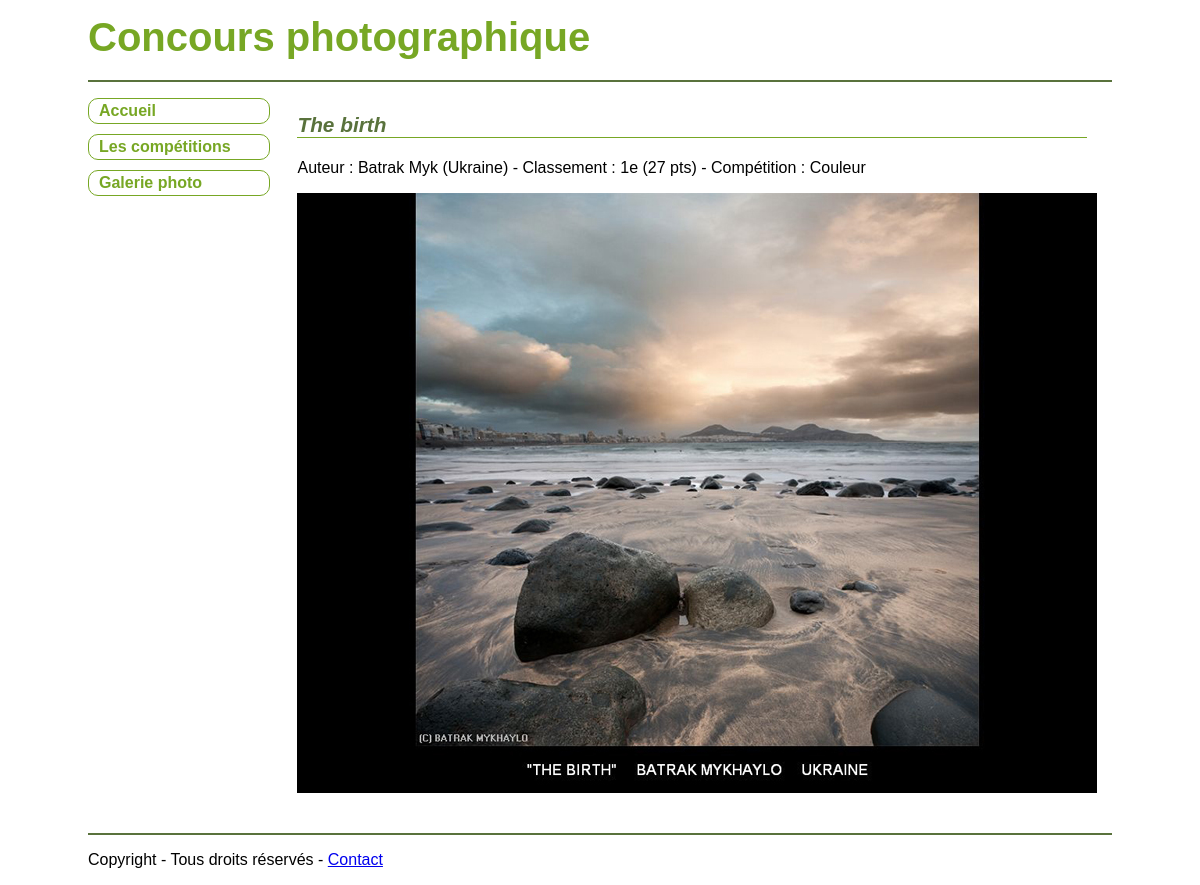
Screenshot of /index.php/C_photo/detail/2 with the database file from the repository.
### tables this page shows
CREATE TABLE `photo` (
  `ID` int(11) NOT NULL,
  `competitionID` int(11) NOT NULL,
  `concurrentID` int(11) NOT NULL,
  `Titre` varchar(255) DEFAULT NULL,
  `NomFichier` varchar(255) NOT NULL,
  `OrdreProjection` int(10) DEFAULT NULL,
  `Total` float DEFAULT NULL,
  `Classement` int(10) DEFAULT NULL
);

CREATE TABLE `concurrent` (
  `ID` int(11) NOT NULL,
  `Nom` varchar(255) NOT NULL,
  `Prenom` varchar(255) DEFAULT NULL,
  `Pays` varchar(255) DEFAULT NULL
);

CREATE TABLE `competition` (
  `ID` int(11) NOT NULL,
  `Nom` varchar(255) NOT NULL,
  `DossierStockage` varchar(255) DEFAULT NULL,
  `Date` date DEFAULT NULL
);

### application/controllers/C_photo.php (called while the page is built, shortened)
<?php
class C_photo extends CI_Controller {
    private $data;
    public function __construct() {
        $this->load->helper("url");
        $this->load->model("M_photo");
    }
    public function detail() {
        $param = $this->uri->segment("3");
        if (isset($param)) {
            $this->data["photo"] = $this->M_photo->select_detail_by_id($param)[0];
            $page["contenu"] = $this->load->view('photos/V_detail_photo', $this->data, true);
            $this->load->view("commun/V_template.php", $page);
        } else {
            $this->index();
        }
    }
}

### index.php (called while the page is built, shortened)
<?php
require_once BASEPATH.'core/CodeIgniter.php';

### application/models/M_photo.php (called while the page is built, shortened)
<?php
class M_photo extends CI_Model {
    public function select_detail_by_id($id) {
        $query = $this->db->select("photo.ID, photo.competitionID, photo.concurrentID, photo.Titre, photo.NomFichier, photo.OrdreProjection, photo.Total, photo.Classement, concurrent.Nom, concurrent.Prenom, concurrent.Pays, competition.Nom as cNom")
                ->from("competition,photo,concurrent")
                ->where("competition.ID = photo.competitionID")
                ->where("photo.concurrentID = concurrent.ID")
                ->where("photo.ID", $id)
                ->order_by("photo.Classement")
                ->get();
        $resultats = $query->result_array();
        return $resultats;
    }
}

### application/views/photos/V_detail_photo.php (the view, shortened to what this page needs)
<article>
    <h1><?php echo $photo["Titre"]; ?></h1>
    <p>Auteur : <?php echo $photo["Nom"]." ".$photo["Prenom"]." (".$photo["Pays"].") - Classement : ".$photo["Classement"]."e (".$photo["Total"]." pts) - Compétition : ".$photo["cNom"]; ?></p>
    <p><img src="<?php echo base_url("assets/images/")."/".$photo["cNom"]."/".$photo["NomFichier"];?>" alt="Concours"  /></p>
</article>

### assets/css/styles.css (style rules this page uses)
body { font-family: Arial, Verdana, sans-serif; font-size: 1em; color: black; background-color: white; margin: 0px; padding: 0px; }
article { padding: 10px 5px 10px 5px; clear: both; margin-bottom: 10px; }
article h1 { color: rgb(89,114,60); font-size: 1.3em; font-style: italic; border-bottom: 1px solid rgb(119,167,36); }
p { text-align: justify; }

### rows the page displays
photo: Titre "The birth", concurrentID.Nom "Batrak", concurrentID.Prenom "Myk", concurrentID.Pays "Ukraine", Classement "1", Total "27", competitionID.Nom "Couleur", competitionID+NomFichier (picture)
